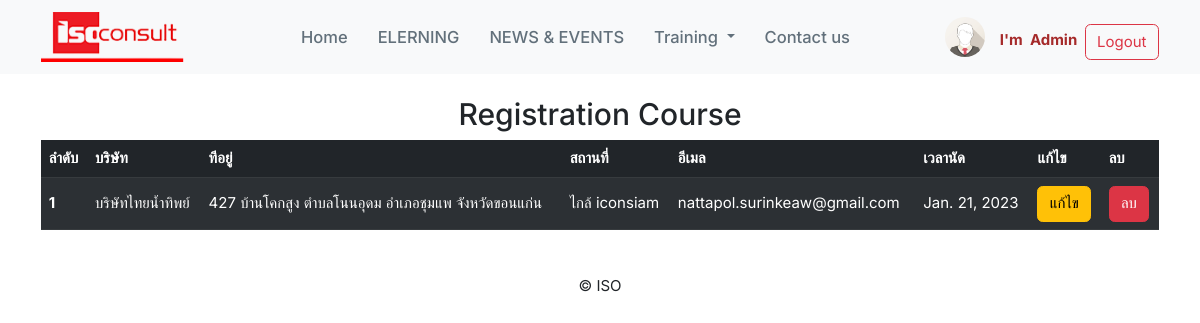
/onsite/courseRegistration (signed in), run on the app's committed database.
### onsite/models.py (models this page shows, shortened)
class Contact(models.Model):
    company = models.CharField(max_length=255)
    address = models.CharField(max_length=255)
    position = models.CharField(max_length=50)
    cusemail = models.CharField(max_length=100)
    date = models.DateField(blank=True, null=True)

### onsite/views.py (the view)
# urls.py: path('courseRegistration',views.courseRegistration,name='courseRegistration'),
def courseRegistration(request):
    all_contact = Contact.objects.all()
    context = {'all_contact':all_contact}
    return render(request,"onsite_course_registration.html",context)

### onsite/templates/onsite_course_registration.html (shortened to what this page needs)
{% extends 'base.html' %}
{% block content %}
<div class="container mt-4 mb-5">
  <h2 class="text-center">Registration Course</h2>
  <table class="table table-dark table-striped">
    <thead>
      <tr>
        <th scope="col">ลำดับ</th>
        <th scope="col">บริษัท</th>
        <th scope="col">ทีอยู่</th>
        <th scope="col">สถานที่</th>
        <th scope="col">อีเมล</th>
        <th scope="col">เวลานัด</th>
        <th scope="col">แก้ไข</th>
        <th scope="col">ลบ</th>
      </tr>
    </thead>
    <tbody>
      {% for contact in all_contact %}
      <tr>
        <th scope="row">{{contact.id}}</th>
        <td>{{contact.company}}</td>
        <td>{{contact.address}}</td>
        <td>{{contact.position}}</td>
        <td>{{contact.cusemail}}</td>
        <td>{{contact.date}}</td>
        <td><a href="{% url 'contactEdit' contact.id %}" class="btn btn-warning">แก้ไข</a></td>
        <td><a href="contactDelete/{{contact.id}}" class="btn btn-danger" onclick="return confirm('คุณต้องการลบ {{contact.cusemail}} หรือไม่')">ลบ</a></td>
      </tr>
      {% endfor %}
    </tbody>
  </table>
</div>
{% endblock %}

### iso/templates/base.html (shortened to what this page needs)
{%load static%}
<!doctype html>
<html lang="en">
<head>
  <link href="https://cdn.jsdelivr.net/npm/bootstrap@5.3.0-alpha1/dist/css/bootstrap.min.css" rel="stylesheet"
>
  <link rel="stylesheet" href="{% static 'style.css' %}">
  <link rel="stylesheet" href="https://cdnjs.cloudflare.com/ajax/libs/font-awesome/4.7.0/css/font-awesome.min.css">
  <link rel="stylesheet" href="https://cdnjs.cloudflare.com/ajax/libs/animate.css/4.1.1/animate.min.css" />
  <link href="https://cdn.jsdelivr.net/npm/froala-editor@3.1.0/css/froala_editor.min.css" rel="stylesheet"
    type="text/css" />
</head>
<body>
  <nav class="navbar navbar-expand-lg bg-body-tertiary">
    <div class="container">
      <a class="navbar-brand" href="{% url 'home-page' %}"><img width="150px"
          src="{% static '/images/isologo.png'%}"></a>
      <div class="collapse navbar-collapse justify-content-between" id="navbarSupportedContent">
        <ul class="navbar-nav ms-auto mb-2 mb-lg-0">
          <li class="nav-item">
            <a class="nav-link" aria-current="page" href="{% url 'home-page' %}">Home</a>
          </li>
          <li class="nav-item">
            <a class="nav-link" href="{% url 'elerning-page' %}">ELERNING</a>
          </li>
          <li class="nav-item">
            <a class="nav-link" href="{% url 'news-page' %}">NEWS & EVENTS</a>
          </li>
          <li class="nav-item dropdown">
            <a class="nav-link dropdown-toggle" href="{% url 'training-page' %}" role="button"
              data-bs-toggle="dropdown">
              Training
            </a>
          </li>
          <li class="nav-item">
            <a class="nav-link" href="#">Contact us</a>
          </li>
        </ul>
        {% if user.is_authenticated %}
        <a class="navbar-brand ms-auto" href="#profile"><img src="{% static '/images/logo_profile.png'%}"
            alt="Avatar Logo" style="width:40px;" class="rounded-pill"></a>
        <font color="brown" class="mt-2"><b>{{user.first_name}}&nbsp&nbsp{{user.last_name}}</b></font>
        <ul class="navbar-nav ms-2 " style="margin-top: 10px;">
          <a href="{% url 'logout' %}"><button class="btn btn-outline-danger">Logout</button></a>
        </ul>
        {%else %}
        <ul class="navbar-nav ms-auto">
          <li><a href="{% url 'login' %}"><button class="btn btn-outline-success ms-3 mb-1">Login</button></a></li>
          <li><a href="{% url 'register-page' %}">
              <button class="btn btn-outline-primary ms-3 mt-auto">Register</button></a></li>
        </ul>
        {% endif %}
      </div>
    </div>
  </nav>
  {% block content %}
  {% endblock %}
  <footer class="container mt-4">
    <div class="text-center">
      <p>&copy; ISO</p>
    </div>
  </footer>
</body>
</html>

### static/style.css (style rules this page uses)
* { font-family: "Inter", sans-serif; box-sizing: border-box; }
html { scroll-behavior: smooth; }
a { text-decoration: none !important; }
td, th { vertical-align: middle !important; }
html, body { font-family: Arial, Helvetica, sans-serif; font-size: 15px; line-height: 1.5; box-sizing: border-box; margin: 0; overflow-x: hidden; top: 0; left: 0; }
.nav-link { color: rgba(34, 54, 69,.7); font-weight: 500; }
.navbar-expand-lg .navbar-nav .nav-link { padding: 1rem 1rem; font-size: 1.1rem; position: relative; }

### data on the page
Contact: id "1", company "บริษัทไทยน้ำทิพย์", address "427 บ้านโคกสูง ตำบลโนนอุดม อำเภอชุมแพ จังหวัดขอนแก่น", position "ไกล้ iconsiam", cusemail "nattapol.surinkeaw@gmail.com", date "Jan. 21, 2023"

### other printed values
{{ user.first_name }} "I'm"
{{ user.last_name }} "Admin"
